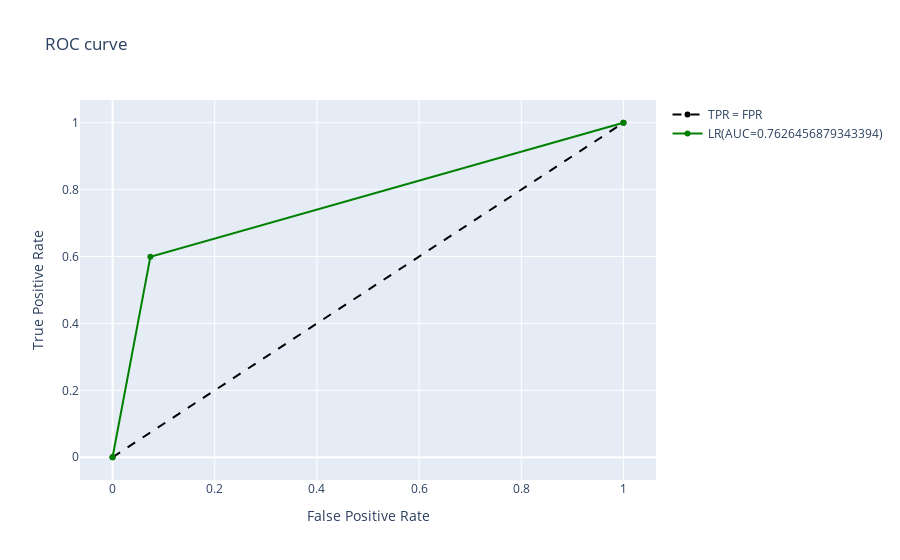
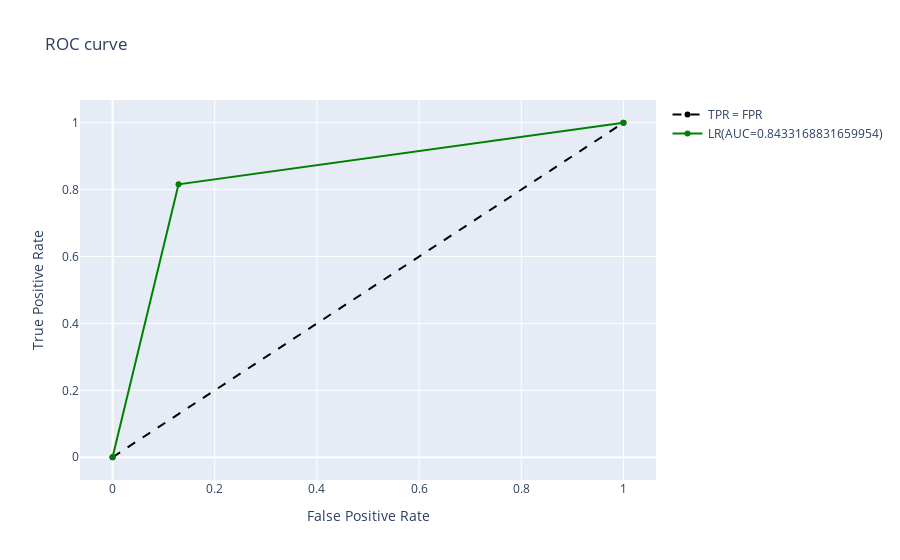
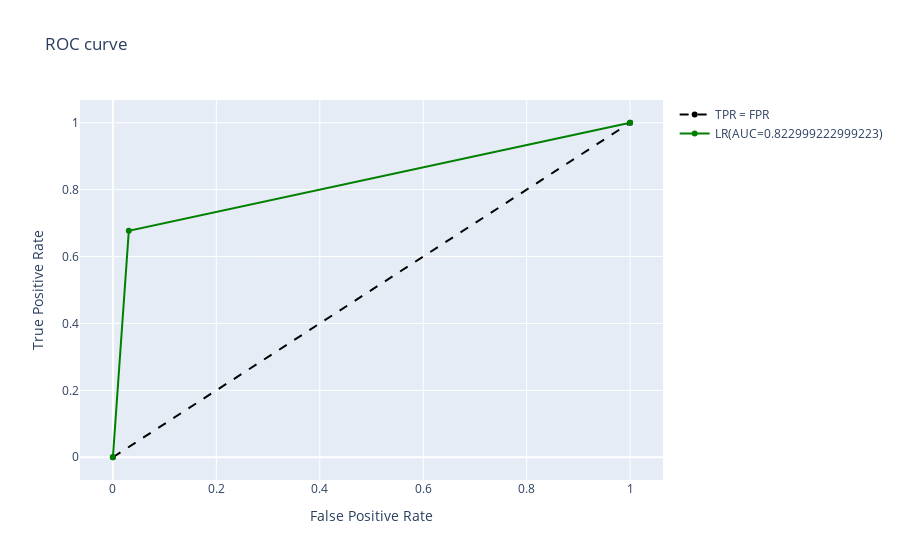
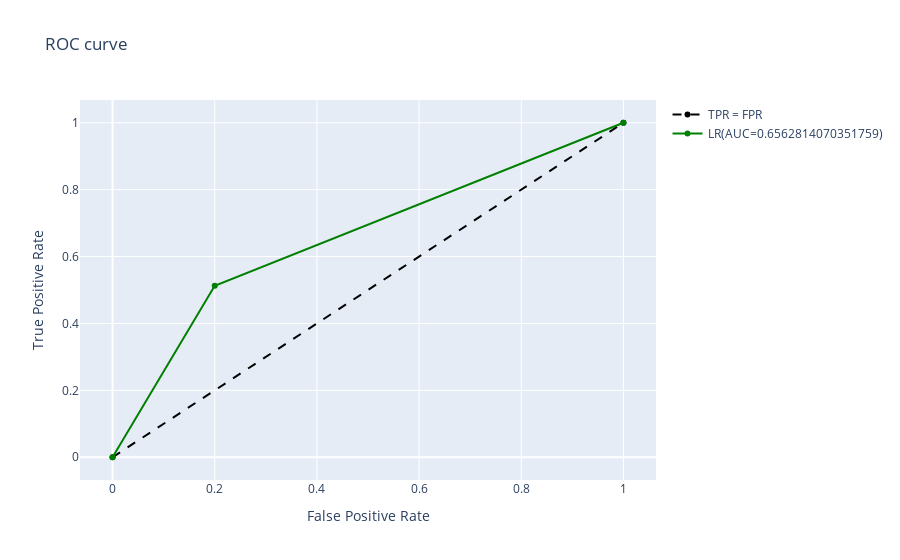

Notebook source saved alongside these figures, in order:
### Markdown cell above
### BOW

### Code cell
# bow
bow_vectorizer = CountVectorizer(analyzer="word", tokenizer=lambda text: text.split())
res_bow = dataset_check(df_dict,bow_vectorizer,'bow')
res_bow

### Figure 1 — Plotly figure (JSON) as saved in the notebook; plotly's stock layout.template omitted (floating-point values rounded to 4 significant figures)
{"data": [{"line": {"color": "black", "dash": "dash"}, "name": "TPR = FPR", "type": "scatter", "x": [0, 1], "y": [0, 1]}, {"marker": {"color": "green"}, "name": "LR(AUC=0.7626456879343394)", "type": "scatter", "x": [0, 0.07405, 1], "y": [0, 0.5993, 1]}], "layout": {"title": {"text": "ROC curve"}, "xaxis": {"title": {"text": "False Positive Rate"}}, "yaxis": {"title": {"text": "True Positive Rate"}}}}

### Figure 2 — Plotly figure (JSON) as saved in the notebook; plotly's stock layout.template omitted (floating-point values rounded to 4 significant figures)
{"data": [{"line": {"color": "black", "dash": "dash"}, "name": "TPR = FPR", "type": "scatter", "x": [0, 1], "y": [0, 1]}, {"marker": {"color": "green"}, "name": "LR(AUC=0.8433168831659954)", "type": "scatter", "x": [0, 0.1292, 1], "y": [0, 0.8158, 1]}], "layout": {"title": {"text": "ROC curve"}, "xaxis": {"title": {"text": "False Positive Rate"}}, "yaxis": {"title": {"text": "True Positive Rate"}}}}

### Figure 3 — Plotly figure (JSON) as saved in the notebook; plotly's stock layout.template omitted (floating-point values rounded to 4 significant figures)
{"data": [{"line": {"color": "black", "dash": "dash"}, "name": "TPR = FPR", "type": "scatter", "x": [0, 1], "y": [0, 1]}, {"marker": {"color": "green"}, "name": "LR(AUC=0.822999222999223)", "type": "scatter", "x": [0, 0.03077, 1], "y": [0, 0.6768, 1]}], "layout": {"title": {"text": "ROC curve"}, "xaxis": {"title": {"text": "False Positive Rate"}}, "yaxis": {"title": {"text": "True Positive Rate"}}}}

### Figure 4 — Plotly figure (JSON) as saved in the notebook; plotly's stock layout.template omitted (floating-point values rounded to 4 significant figures)
{"data": [{"line": {"color": "black", "dash": "dash"}, "name": "TPR = FPR", "type": "scatter", "x": [0, 1], "y": [0, 1]}, {"marker": {"color": "green"}, "name": "LR(AUC=0.6562814070351759)", "type": "scatter", "x": [0, 0.2, 1], "y": [0, 0.5126, 1]}], "layout": {"title": {"text": "ROC curve"}, "xaxis": {"title": {"text": "False Positive Rate"}}, "yaxis": {"title": {"text": "True Positive Rate"}}}}
